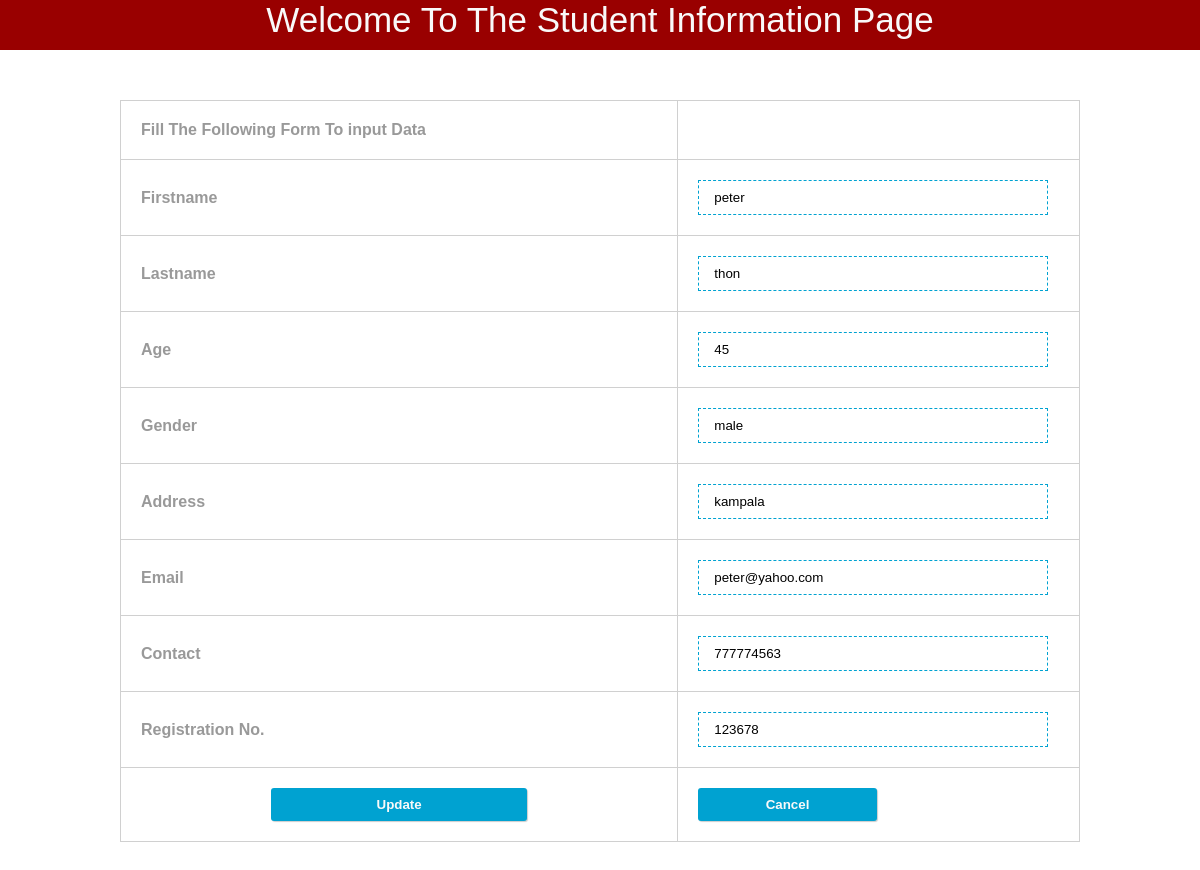
The app's page /edit.php?edit_id=3 with its own data.
### tables this page shows
CREATE TABLE `tblstudent` (
  `id` int(20) NOT NULL auto_increment,
  `firstname` varchar(20) NOT NULL,
  `lastname` varchar(20) NOT NULL,
  `age` int(20) NOT NULL,
  `gender` varchar(20) NOT NULL,
  `address` varchar(20) NOT NULL,
  `email` varchar(20) NOT NULL,
  `contact` int(20) NOT NULL,
  `Reg_no` text NOT NULL,
  PRIMARY KEY  (`id`)
);

### edit.php (the view, shortened to what this page needs)
<?php
if(isset($_GET['edit_id'])){
$sql = "SELECT * FROM tblstudent WHERE id='{$_GET['edit_id']}'";
$query = mysql_query($sql);
$row = mysql_fetch_array($query);
}
  ?>
<html>
<head>
<link rel="stylesheet" href="style.css" type="text/css" />
</head>
<body>
<center>
<div id="header">
 <div id="content">
    <label>Welcome To The Student Information Page</label>
    </div>
</div>
<div id="body">
 <div id="content">
<form action="" method="post">
<table>
<tr>
<td>Fill The Following Form To input Data</td>
<td></td>
</tr>
<tr>
<td>Firstname</td>
<td><input type="text" name="names" value="<?php echo $row['firstname'];?>" /><input type="hidden" name="id" value="<?php echo $row['id'];?>" /></td>
</tr>
<tr>
<td>Lastname</td>
<td><input type="text" name="lname" value="<?php echo $row['lastname'];?>"/></td>
</tr>
<tr>
<td>Age</td>
<td><input type="text" name="ages" value="<?php echo $row['age'];?>"/></td>
</tr>
<tr>
<td>Gender</td>
<td><input type="text" name="genderr" value="<?php echo $row['gender'];?>"/></td>
</tr>
<tr>
<td>Address</td>
<td><input type="text" name="addresses" value="<?php echo $row['address'];?>"/></td>
</tr>
<tr>
<td>Email</td>
<td><input type="text" name="emails" value="<?php echo $row['email'];?>"/></td>
</tr>
<tr>
<td>Contact</td>
<td><input type="text" name="contacts" value="<?php echo $row['contact'];?>"/></td>
</tr>
<tr>
<td>Registration No.</td>
<td><input type="text" name="regs" value="<?php echo $row['Reg_no'];?>"/></td>
</tr>
<tr>
<td><center><button type="submit" name="update"><strong>Update</strong></button></center></td>
<td><button type="submit" name="cancel"><strong>Cancel</strong></button></td>
</tr>
</table>
</form>
    </div>
</div>
</center>
</body>
</html>

### style.css (style rules this page uses)
* { margin:0; padding:0; }
body { font-family:"Courier New", Courier, monospace; }
#header { width:100%; height:50px; background:#990000; color:#f9f9f9; font-family:"Lucida Sans Unicode", "Lucida Grande", sans-serif; font-size:35px; text-align:center; }
#body { margin-top:50px; }
table { width:80%; font-family:Tahoma, Geneva, sans-serif; font-weight:bolder; color:#999; margin-bottom:80px; }
table,td,th { border-collapse:collapse; border:solid #d0d0d0 1px; padding:20px; }
table td input { width:97%; height:35px; border:dashed #00a2d1 1px; padding-left:15px; font-family:Verdana, Geneva, sans-serif; box-shadow:0px 0px 0px rgba(1,0,0,0.2); outline:none; }
table td button { border:solid #f9f9f9 0px; box-shadow:1px 1px 1px rgba(1,0,0,0.2); outline:none; background:#00a2d1; padding:9px 15px 9px 15px; color:#f9f9f9; font-family:Arial, Helvetica, sans-serif; font-weight:bolder; border-radius:3px; width:49.5%; }

### records on screen
tblstudent: names "peter", lname "thon", ages "45", genderr "male", addresses "kampala", emails "peter@yahoo.com", contacts "777774563", regs "123678"
